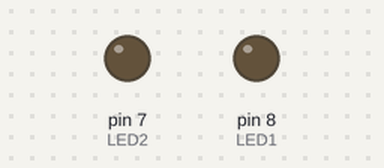
The sketch below on a simulated Arduino Uno, built with avr-gcc and run on an emulated ATmega328P. Shown: output pins drawn as LEDs (lit = HIGH).

Above: at 0.3 s.
At 6.1 s:
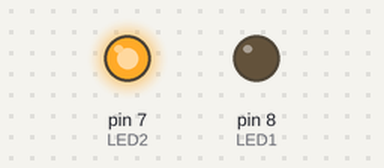
At 13.0 s:
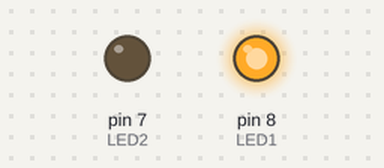
Timing chart, 0 to 20.0 s (numbered marks = the images above):
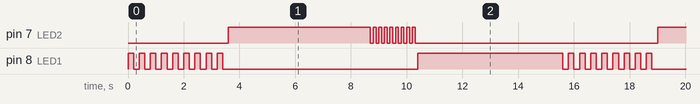

Measured:
- by itself, pin 7 (LED2): repeats every 15.4 s: 8 × (LOW 0.10 s, HIGH 0.10 s), LOW 8.7 s, HIGH 5.1 s
- by itself, pin 8 (LED1): repeats every 15.4 s: 8 × (LOW 0.20 s, HIGH 0.20 s), LOW 7.0 s, HIGH 5.2 s
- by itself, everything shown: repeats every 15.4 s, in 36 steps

The sketch:

animasi_led_4.ino
```cpp
const int LED1 = 8;

const int LED2 = 7;

int timeDelay = 1000;

void setup() {
  pinMode(LED1, OUTPUT);
  pinMode(LED2, OUTPUT);
}

void loop() {
  while(timeDelay > 100) {
    digitalWrite(LED1, HIGH);
    delay(200);
    digitalWrite(LED1, LOW);
    delay(200);
    timeDelay = timeDelay - 100;
  }

  digitalWrite(LED2, HIGH);
  delay(5000);

  while(timeDelay < 1000) {
    digitalWrite(LED2, HIGH);
    delay(100);
    digitalWrite(LED2, LOW);
    delay(100);

    timeDelay = timeDelay + 100;
  }

  digitalWrite(LED1, HIGH);
  delay(5000);
}
```
